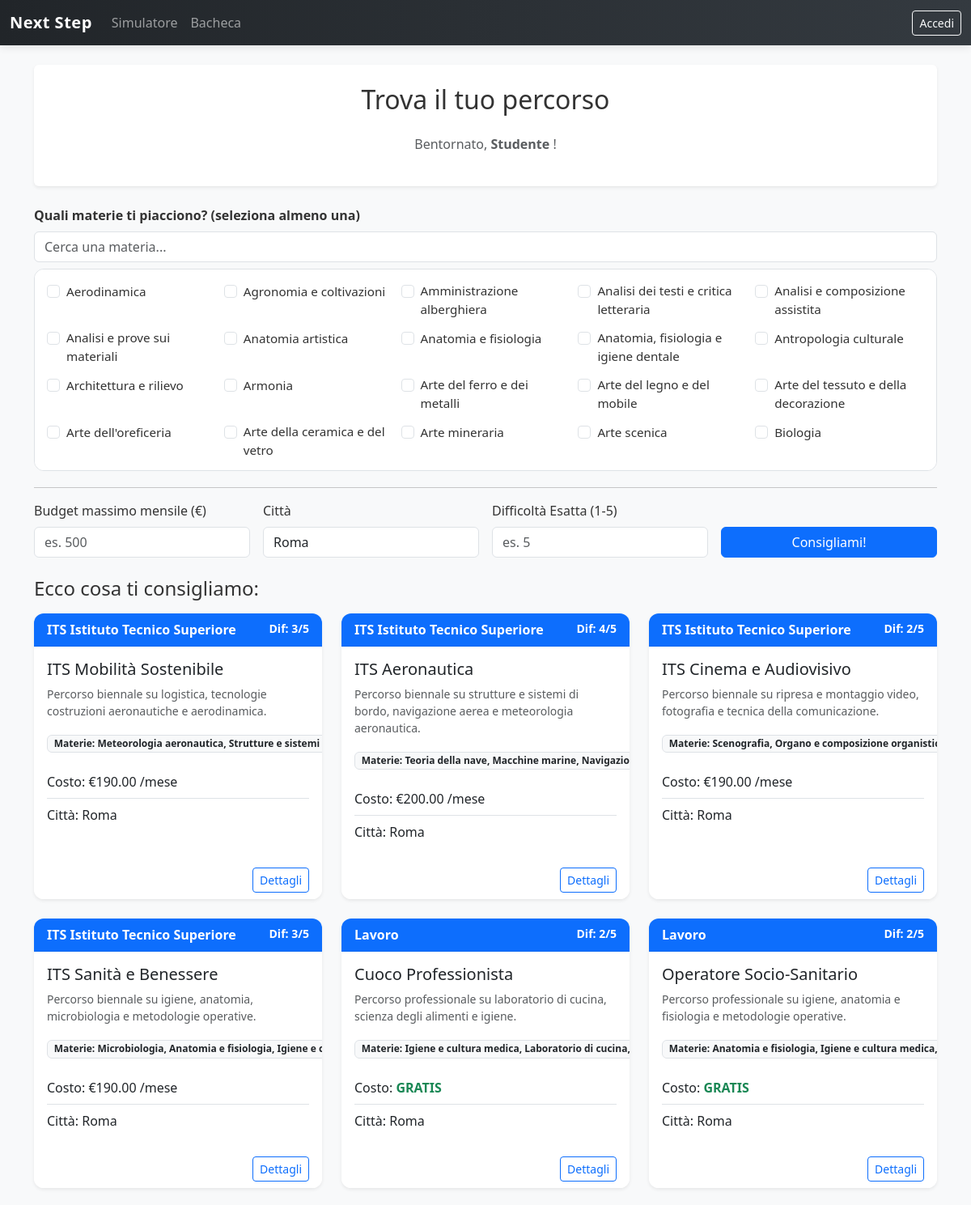
Screenshot of /userPages/home.php?citta=Roma (upper part) with the database file from the repository.
### tables this page shows
CREATE TABLE materie (
    idMateria   INT          AUTO_INCREMENT NOT NULL,
    nomeMateria VARCHAR(100) NOT NULL UNIQUE,
    PRIMARY KEY (idMateria)
);

CREATE TABLE percorsi (
    idPercorso        INT           AUTO_INCREMENT NOT NULL,
    titolo            VARCHAR(150)  NOT NULL,
    descrizione       TEXT          NOT NULL,
    costoMedioMensile DECIMAL(10,2) NOT NULL,
    difficolta        INT           NOT NULL CHECK (difficolta BETWEEN 1 AND 5),
    citta             VARCHAR(100)  NOT NULL,
    idCategoria       INT           NOT NULL,
    PRIMARY KEY (idPercorso),
    FOREIGN KEY (idCategoria) REFERENCES categorie(idCategoria)
);

CREATE TABLE categorie (
    idCategoria   INT         AUTO_INCREMENT NOT NULL,
    nomeCategoria VARCHAR(50) NOT NULL UNIQUE,
    PRIMARY KEY (idCategoria)
);

### userPages/home.php (the view, shortened to what this page needs)
<?php
$dbConnection = DBHandler::getPDO();
$materieSelezionate = isset($_GET['materie']) ? array_map('intval', $_GET['materie']) : [];
?>
<!DOCTYPE html>
<html lang="it">
<head>
    <link href="https://cdn.jsdelivr.net/npm/bootstrap@5.3.2/dist/css/bootstrap.min.css" rel="stylesheet">
    <link href="../css/style.css" rel="stylesheet">
</head>
<body class="bg-light">
<div class="container mt-4">
    <div class="p-4 bg-white shadow-sm rounded">
        <h2 class="text-center mb-4">Trova il tuo percorso</h2>
        <p class="text-center text-muted">
            Bentornato, <strong><?= htmlspecialchars($_SESSION['nomeUtente'] ?? 'Studente') ?></strong> !
        </p>
    </div>
    <form action="home.php" method="GET">
        <div class="mb-4 mt-4">
            <label class="form-label fw-bold">Quali materie ti piacciono? (seleziona almeno una)</label>
            <input
                type="text"
                id="cercaMateria"
                class="form-control mb-2"
                placeholder="Cerca una materia..."
                autocomplete="off"
            >
            <div class="scroll-container-materie">
                <div class="grid-materie">
                    <?php
                    try {
                        $stmtM = $dbConnection->query("SELECT * FROM materie ORDER BY nomeMateria ASC");
                        while ($materia = $stmtM->fetch()) {
                            $isChecked = in_array((int)$materia['idMateria'], $materieSelezionate) ? 'checked' : '';
                            echo '
                            <div class="form-check materia-item">
                                <input class="form-check-input" type="checkbox" name="materie[]"
                                    value="' . $materia['idMateria'] . '"
                                    id="m_' . $materia['idMateria'] . '" ' . $isChecked . '>
                                <label class="form-check-label" for="m_' . $materia['idMateria'] . '">
                                    ' . htmlspecialchars($materia['nomeMateria']) . '
                                </label>
                            </div>';
                        }
                    } catch (PDOException $e) {
                        echo '<p class="text-danger">Errore caricamento materie.</p>';
                    }
                    ?>
                </div>
            </div>
            <hr>
            <div class="row g-3">
                <div class="col-md-3">
                    <label class="form-label">Budget massimo mensile (€)</label>
                    <input type="number" name="budget" class="form-control" placeholder="es. 500"
                        value="<?= isset($_GET['budget']) ? htmlspecialchars($_GET['budget']) : '' ?>">
                </div>
                <div class="col-md-3">
                    <label class="form-label">Città</label>
                    <input type="text" name="citta" class="form-control" placeholder="es. Milano"
                        value="<?= isset($_GET['citta']) ? htmlspecialchars($_GET['citta']) : '' ?>">
                </div>
                <div class="col-md-3">
                    <label class="form-label">Difficoltà Esatta (1-5)</label>
                    <input type="number" name="difficolta" class="form-control" max="5" min="1" placeholder="es. 5"
                        value="<?= isset($_GET['difficolta']) ? htmlspecialchars($_GET['difficolta']) : '' ?>">
                </div>
                <div class="col-md-3 align-self-end">
                    <button type="submit" class="btn btn-primary w-100">Consigliami!</button>
                </div>
            </div>
        </div>
    </form>
    <div class="row mt-4">
        <?php
        $materieVisibiliSelezionate = isset($_GET['materie_visibili']) ? array_map('intval', $_GET['materie_visibili']) : [];
        $tutteLeMaterie = array_unique(array_merge($materieSelezionate, $materieVisibiliSelezionate));
        $avviaRicerca = (isset($_GET['budget']) || isset($_GET['citta']) || isset($_GET['difficolta']) || !empty($tutteLeMaterie))
                        && !isset($_GET['solo_filtro']);
        if ($avviaRicerca) {
            $sql = "SELECT DISTINCT p.*, c.nomeCategoria
                    FROM percorsi p
                    JOIN categorie c ON p.idCategoria = c.idCategoria";
            $sql .= " WHERE 1=1";
            $queryParams = [];
            if (!empty($_GET['citta'])) {
                $sql .= " AND p.citta LIKE ?";
                $queryParams[] = '%' . $_GET['citta'] . '%';
            }
            try {
                $sth = $dbConnection->prepare($sql);
                $sth->execute($queryParams);
                $risultatiPercorsi = $sth->fetchAll();
                if (!empty($risultatiPercorsi)) {
                    echo '<h4 class="mb-3 w-100">Ecco cosa ti consigliamo:</h4>';
                    foreach ($risultatiPercorsi as $corso) {
                        $prezzoVisualizzato = ($corso['costoMedioMensile'] == 0)
                            ? "<span class='text-success fw-bold'>GRATIS</span>"
                            : "€" . number_format($corso['costoMedioMensile'], 2) . " /mese";
                        $stmtMat = $dbConnection->prepare("
                            SELECT m.nomeMateria FROM materie m
                            JOIN percorsiMaterie pm ON m.idMateria = pm.idMateria
                            WHERE pm.idPercorso = ?");
                        $stmtMat->execute([$corso['idPercorso']]);
                        $materieDelCorso = $stmtMat->fetchAll(PDO::FETCH_COLUMN);
                        $stringaMaterie  = implode(", ", $materieDelCorso);
                        echo '
                        <div class="col-md-4 mb-4">
                            <div class="card h-100 shadow-sm border-0">
                                <div class="card-header bg-primary text-white d-flex justify-content-between">
                                    <span>' . htmlspecialchars($corso['nomeCategoria']) . '</span>
                                    <small>Dif: ' . $corso['difficolta'] . '/5</small>
                                </div>
                                <div class="card-body">
                                    <h5 class="card-title">' . htmlspecialchars($corso['titolo']) . '</h5>
                                    <p class="card-text text-muted small">' . htmlspecialchars($corso['descrizione']) . '</p>
                                    <div class="mb-3">
                                        <span class="badge bg-light text-dark border">Materie: ' . htmlspecialchars($stringaMaterie) . '</span>
                                    </div>
                                    <ul class="list-group list-group-flush">
                                        <li class="list-group-item px-0">Costo: ' . $prezzoVisualizzato . '</li>
                                        <li class="list-group-item px-0">Città: ' . htmlspecialchars($corso['citta']) . '</li>
                                    </ul>
                                </div>
                                <div class="card-footer bg-white border-top-0 text-end">
                                    <a href="dettagliPercorso.php?idPercorso=' . $corso['idPercorso'] . '" class="btn btn-outline-primary btn-sm">Dettagli</a>
                                </div>
                            </div>
                        </div>';
                    }
                } else {
                    echo '<div class="alert alert-warning mt-3 w-100 text-center">
                            <h5>Nessun percorso trovato!</h5>
                            <p>Prova a selezionare meno materie o togliere i filtri di budget/città.</p>
                          </div>';
                }
            } catch (PDOException $e) {
                echo '<div class="alert alert-danger">Errore Database: ' . $e->getMessage() . '</div>';
            }
        }
        ?>
    </div>
</div>
</body>
</html>

### css/style.css (style rules this page uses)
:root { --primary-color: #0d6efd; --primary-hover: #0b5ed7; --bg-color: #f4f6f9; --card-shadow: 0 4px 6px rgba(0, 0, 0, 0.05); --card-hover-shadow: 0 10px 15px rgba(0, 0, 0, 0.1); --chat-me-bg: #dcf8c6; --chat-partner-bg: #ffffff; --radius-standard: 12px; }
body { background-color: var(--bg-color); font-family: 'Segoe UI', Roboto, 'Helvetica Neue', Arial, sans-serif; color: #333; }
.card { border: none; border-radius: var(--radius-standard); box-shadow: var(--card-shadow); transition: transform 0.2s ease, box-shadow 0.2s ease; background-color: #fff; overflow: hidden; }
.card-header { border-bottom: 1px solid rgba(0,0,0,0.05); font-weight: 600; }
.scroll-container-materie { max-height: 250px; overflow-y: auto; border: 1px solid #dee2e6; padding: 15px; border-radius: var(--radius-standard); background-color: #fff; margin-bottom: 20px; }
.grid-materie { display: grid; grid-template-columns: repeat(auto-fill, minmax(180px, 1fr)); gap: 10px; }
.form-check-label { cursor: pointer; font-size: 0.95rem; }

### rows the page displays
materie: nomeMateria "Aerodinamica"
materie: nomeMateria "Agronomia e coltivazioni"
materie: nomeMateria "Amministrazione alberghiera"
materie: nomeMateria "Analisi dei testi e critica letteraria"
materie: nomeMateria "Analisi e composizione assistita"
materie: nomeMateria "Analisi e prove sui materiali"
materie: nomeMateria "Anatomia artistica"
materie: nomeMateria "Anatomia e fisiologia"
materie: nomeMateria "Anatomia, fisiologia e igiene dentale"
materie: nomeMateria "Antropologia culturale"
materie: nomeMateria "Architettura e rilievo"
materie: nomeMateria "Armonia"
materie: nomeMateria "Arte del ferro e dei metalli"
materie: nomeMateria "Arte del legno e del mobile"
materie: nomeMateria "Arte del tessuto e della decorazione"
materie: nomeMateria "Arte dell'oreficeria"
materie: nomeMateria "Arte della ceramica e del vetro"
materie: nomeMateria "Arte mineraria"
materie: nomeMateria "Arte scenica"
materie: nomeMateria "Biologia"
percorsi: idCategoria.nomeCategoria "ITS Istituto Tecnico Superiore", difficolta "3", titolo "ITS Mobilità Sostenibile", descrizione "Percorso biennale su logistica, tecnologie costruzioni aeronautiche e aerodinamica.", stringaMaterie "Meteorologia aeronautica, Strutture e sistemi…", costoMedioMensile "190.00", citta "Roma"
percorsi: idCategoria.nomeCategoria "ITS Istituto Tecnico Superiore", difficolta "4", titolo "ITS Aeronautica", descrizione "Percorso biennale su strutture e sistemi di bordo, navigazione aerea e meteorologia aeronautica.", stringaMaterie "Teoria della nave, Macchine marine,…", costoMedioMensile "200.00", citta "Roma"
percorsi: idCategoria.nomeCategoria "ITS Istituto Tecnico Superiore", difficolta "2", titolo "ITS Cinema e Audiovisivo", descrizione "Percorso biennale su ripresa e montaggio video, fotografia e tecnica della comunicazione.", stringaMaterie "Scenografia, Organo e composizione…", costoMedioMensile "190.00", citta "Roma"
percorsi: idCategoria.nomeCategoria "ITS Istituto Tecnico Superiore", difficolta "3", titolo "ITS Sanità e Benessere", descrizione "Percorso biennale su igiene, anatomia, microbiologia e metodologie operative.", stringaMaterie "Microbiologia, Anatomia e fisiologia, Igiene e…", costoMedioMensile "190.00", citta "Roma"
percorsi: idCategoria.nomeCategoria "Lavoro", difficolta "2", titolo "Cuoco Professionista", descrizione "Percorso professionale su laboratorio di cucina, scienza degli alimenti e igiene.", stringaMaterie "Igiene e cultura medica, Laboratorio di cucina,…", costoMedioMensile "GRATIS", citta "Roma"
percorsi: idCategoria.nomeCategoria "Lavoro", difficolta "2", titolo "Operatore Socio-Sanitario", descrizione "Percorso professionale su igiene, anatomia e fisiologia e metodologie operative.", stringaMaterie "Anatomia e fisiologia, Igiene e cultura medica,…", costoMedioMensile "GRATIS", citta "Roma"

### other values shown
$_SESSION['nomeUtente'] "Studente"
